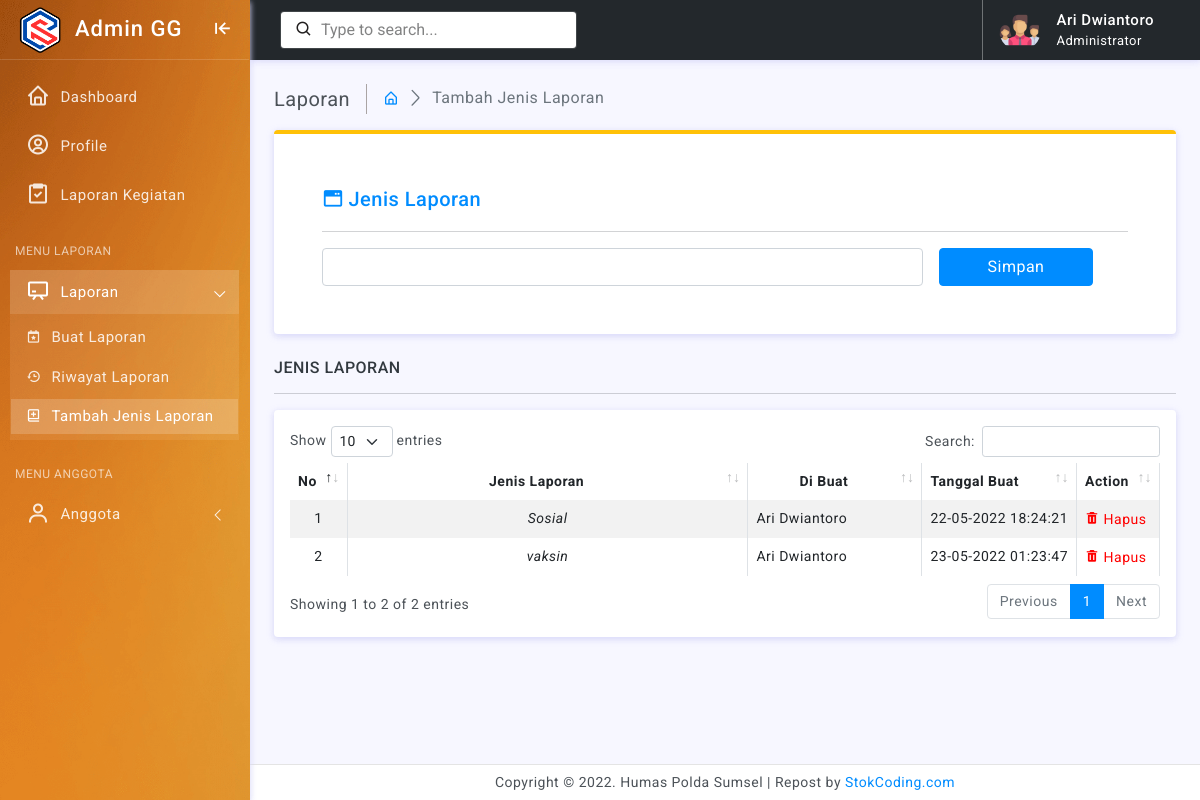
The page /admin/index.php?page=add_jenislaporan (signed in) on the database its author committed.
### tables this page shows
CREATE TABLE `jenis_laporan` (
  `id_jenis_laporan` int(11) NOT NULL,
  `judul` varchar(100) NOT NULL,
  `created_by` varchar(100) NOT NULL,
  `created_at` text DEFAULT NULL
);

### admin/laporan/add_jenis_laporan.php (the view, shortened to what this page needs)
<div class="page-breadcrumb d-none d-sm-flex align-items-center mb-3">
    <div class="breadcrumb-title pe-3">Laporan</div>
    <div class="ps-3">
        <nav aria-label="breadcrumb">
            <ol class="breadcrumb mb-0 p-0">
                <li class="breadcrumb-item"><a href="index.php?page=dashboard"><i class="bx bx-home-alt"></i></a>
                </li>
                <li class="breadcrumb-item active" aria-current="page">Tambah Jenis Laporan</li>
            </ol>
        </nav>
    </div>
</div>
<div class="card border-top border-0 border-4 border-warning">
    <div class="card-body p-5">
        <div class="card-title d-flex align-items-center">
            <div><i class="bx bxs-window-alt me-1 font-22 text-primary"></i>
            </div>
            <h5 class="mb-0 text-primary">Jenis Laporan</h5>
        </div>
        <hr>
        <form class="row g-3" method="post" action="" enctype="multipart/form-data">
            <div class="col-md-9">
                <input type="text" name="judul" class="form-control" id="inputFirstName">
            </div>
            <div class="col-md-3">
                <button type="submit" name="submit" class="btn btn-primary px-5">Simpan</button>
            </div>
        </form>
    </div>
</div>
<h6 class="mb-0 text-uppercase">Jenis Laporan</h6>
<hr />
<div class="card">
    <div class="card-body">
        <div class="table-responsive">
            <table id="example" class="table table-striped table-bordered" style="width:100%">
                <thead>
                    <tr>
                        <th width="5%">
                            <center>No</center>
                        </th>
                        <th>
                            <center>Jenis Laporan</center>
                        </th>
                        <th width="20%">
                            <center>Di Buat </center>
                        </th>
                        <th width="10%">Tanggal Buat</th>
                        <th width="5%">
                            <center>Action<center>
                        </th>
                    </tr>
                </thead>
                <tbody>
                    <?php
                    include "../conn/conn.php";
                    $no = 1;
                    $query = mysqli_query($conn, "SELECT * FROM jenis_laporan");
                    while ($data = mysqli_fetch_array($query)) { ?>
                        <tr>
                            <td>
                                <center><?= $no++ ?></center>
                            </td>
                            <td><center><i><?= $data['judul'] ?></i></center></td>
                            <td><?= ucwords($data['created_by']) ?></td>
                            <td>
                                <center><?= $data['created_at']?></center>
                            </td>
                            <td>
                               <a href="index.php?page=delete_jenis_laporan&id=<?= $data['id_jenis_laporan'] ?>" style="color:red" onClick="return confirm('Delete This ?')"><i class="bx bxs-trash"></i> Hapus</a>
                            </td>
                        </tr>
                    <?php
                    };
                    ?>
                </tbody>
            </table>
        </div>
    </div>
</div>

### assets/css/app.css (style rules this page uses)
body { font-size: 14px; color: #4c5258; letter-spacing: .5px; background: #f7f7ff; overflow-x: hidden; font-family: Roboto, sans-serif }
a { text-decoration: none }
.breadcrumb-title { font-size: 20px; border-right: 1.5px solid #aaa4a4 }
.page-breadcrumb .breadcrumb li.breadcrumb-item { font-size: 16px }
.page-breadcrumb .breadcrumb-item+.breadcrumb-item::before { display: inline-block; padding-right: .5rem; color: #6c757d; font-family: LineIcons; content: "\ea5c" }
.font-22 { font-size: 22px }
input::placeholder { color: #000!important; opacity: .3!important }

### assets/css/header-colors.css (style rules this page uses)
html.color-header::placeholder { color: #08090a!important; opacity: .5!important }

### rows shown on the page
jenis_laporan: judul "Sosial", created_by "Ari Dwiantoro", created_at "22-05-2022 18:24:21"
jenis_laporan: judul "vaksin", created_by "Ari Dwiantoro", created_at "23-05-2022 01:23:47"

### other values the page prints
$_SESSION['nama'] "Ari Dwiantoro"
